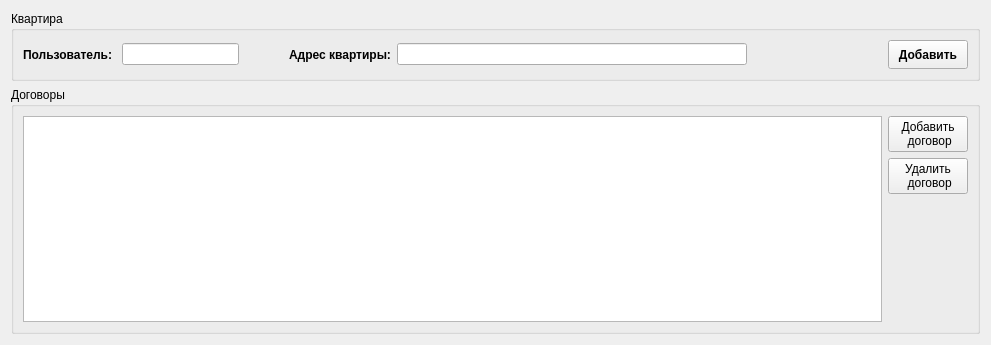
<?xml version="1.0" encoding="UTF-8"?>
<ui version="4.0">
 <class>Form</class>
 <widget class="QWidget" name="Form">
  <property name="geometry">
   <rect>
    <x>0</x>
    <y>0</y>
    <width>991</width>
    <height>345</height>
   </rect>
  </property>
  <property name="windowTitle">
   <string>Form</string>
  </property>
  <layout class="QVBoxLayout" name="verticalLayout">
   <item>
    <widget class="QGroupBox" name="groupBox_2">
     <property name="minimumSize">
      <size>
       <width>0</width>
       <height>70</height>
      </size>
     </property>
     <property name="font">
      <font>
       <underline>false</underline>
      </font>
     </property>
     <property name="title">
      <string>Квартира</string>
     </property>
     <property name="flat">
      <bool>false</bool>
     </property>
     <property name="checkable">
      <bool>false</bool>
     </property>
     <layout class="QHBoxLayout" name="horizontalLayout_3">
      <item>
       <layout class="QHBoxLayout" name="horizontalLayout_15">
        <item>
         <widget class="QLabel" name="labelName_4">
          <property name="maximumSize">
           <size>
            <width>16777215</width>
            <height>16777215</height>
           </size>
          </property>
          <property name="font">
           <font>
            <bold>true</bold>
            <underline>false</underline>
           </font>
          </property>
          <property name="text">
           <string>Пользователь: </string>
          </property>
         </widget>
        </item>
        <item>
         <widget class="QLineEdit" name="lineEditName_4">
          <property name="maximumSize">
           <size>
            <width>16777215</width>
            <height>16777215</height>
           </size>
          </property>
          <property name="font">
           <font>
            <italic>true</italic>
            <underline>false</underline>
           </font>
          </property>
          <property name="text">
           <string/>
          </property>
          <property name="readOnly">
           <bool>true</bool>
          </property>
          <property name="clearButtonEnabled">
           <bool>false</bool>
          </property>
         </widget>
        </item>
       </layout>
      </item>
      <item>
       <spacer name="horizontalSpacer_7">
        <property name="orientation">
         <enum>Qt::Orientation::Horizontal</enum>
        </property>
        <property name="sizeType">
         <enum>QSizePolicy::Policy::Fixed</enum>
        </property>
        <property name="sizeHint" stdset="0">
         <size>
          <width>44</width>
          <height>20</height>
         </size>
        </property>
       </spacer>
      </item>
      <item>
       <layout class="QHBoxLayout" name="horizontalLayout_16">
        <item>
         <widget class="QLabel" name="labelApartment_4">
          <property name="maximumSize">
           <size>
            <width>16777215</width>
            <height>16777215</height>
           </size>
          </property>
          <property name="font">
           <font>
            <bold>true</bold>
            <underline>false</underline>
           </font>
          </property>
          <property name="text">
           <string>Адрес квартиры:</string>
          </property>
         </widget>
        </item>
        <item>
         <widget class="QLineEdit" name="lineEditApartment_4">
          <property name="minimumSize">
           <size>
            <width>350</width>
            <height>0</height>
           </size>
          </property>
          <property name="maximumSize">
           <size>
            <width>16777215</width>
            <height>16777215</height>
           </size>
          </property>
          <property name="font">
           <font>
            <italic>true</italic>
            <underline>false</underline>
           </font>
          </property>
          <property name="text">
           <string/>
          </property>
          <property name="readOnly">
           <bool>true</bool>
          </property>
         </widget>
        </item>
       </layout>
      </item>
      <item>
       <layout class="QHBoxLayout" name="horizontalLayout_17">
        <item>
         <spacer name="horizontalSpacer_8">
          <property name="orientation">
           <enum>Qt::Orientation::Horizontal</enum>
          </property>
          <property name="sizeHint" stdset="0">
           <size>
            <width>47</width>
            <height>26</height>
           </size>
          </property>
         </spacer>
        </item>
        <item>
         <widget class="QPushButton" name="pushButtonAddApartment">
          <property name="sizePolicy">
           <sizepolicy hsizetype="Fixed" vsizetype="Preferred">
            <horstretch>0</horstretch>
            <verstretch>0</verstretch>
           </sizepolicy>
          </property>
          <property name="font">
           <font>
            <bold>true</bold>
            <underline>false</underline>
           </font>
          </property>
          <property name="text">
           <string>Добавить</string>
          </property>
         </widget>
        </item>
       </layout>
      </item>
     </layout>
    </widget>
   </item>
   <item>
    <layout class="QHBoxLayout" name="horizontalLayout">
     <item>
      <widget class="QGroupBox" name="groupBox">
       <property name="title">
        <string>Договоры</string>
       </property>
       <layout class="QHBoxLayout" name="horizontalLayout_2">
        <item>
         <widget class="QTableView" name="tableViewContracts"/>
        </item>
        <item>
         <layout class="QVBoxLayout" name="verticalLayout_2">
          <item>
           <widget class="QPushButton" name="pushButtonAddContract">
            <property name="text">
             <string>Добавить 
 договор</string>
            </property>
           </widget>
          </item>
          <item>
           <widget class="QPushButton" name="pushButtonDelContract">
            <property name="text">
             <string>Удалить
 договор</string>
            </property>
           </widget>
          </item>
          <item>
           <spacer name="verticalSpacer">
            <property name="orientation">
             <enum>Qt::Orientation::Vertical</enum>
            </property>
            <property name="sizeHint" stdset="0">
             <size>
              <width>20</width>
              <height>40</height>
             </size>
            </property>
           </spacer>
          </item>
         </layout>
        </item>
       </layout>
      </widget>
     </item>
    </layout>
   </item>
  </layout>
 </widget>
 <resources/>
 <connections/>
</ui>
